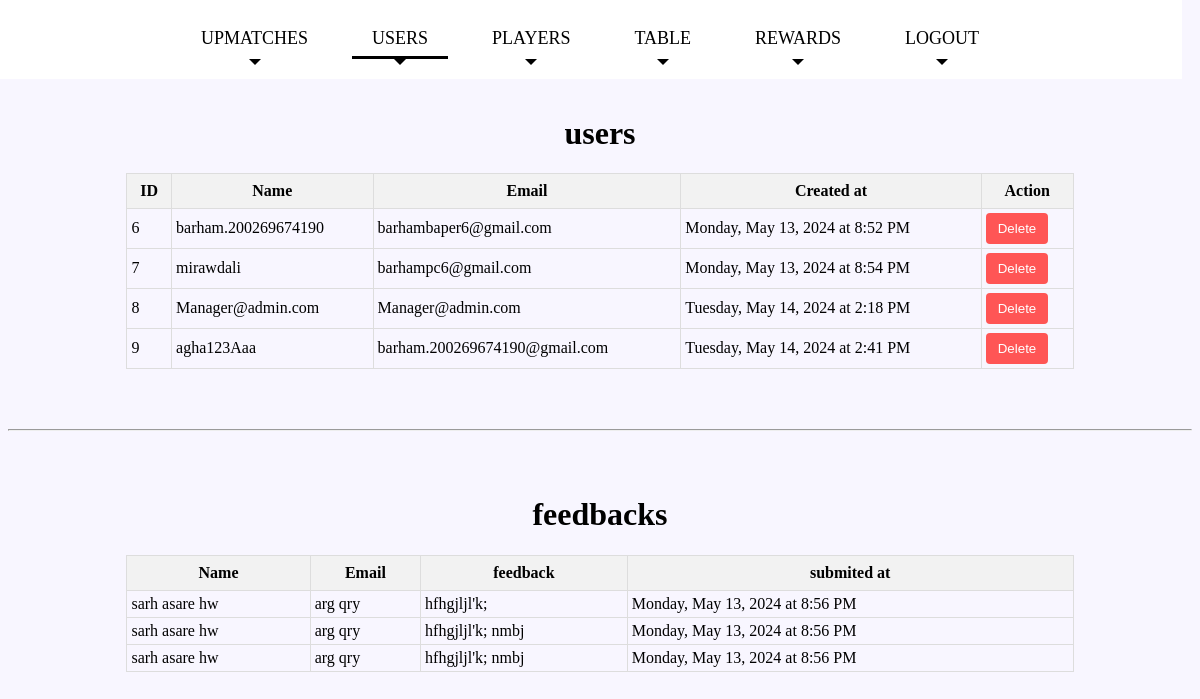
The app's page /main/Admin/AdminUser.php with its own data.
### tables this page shows
CREATE TABLE `users` (
  `ID` int(255) NOT NULL,
  `Name` varchar(100) NOT NULL,
  `Email` varchar(100) NOT NULL,
  `password` varchar(256) NOT NULL,
  `created_at` timestamp NOT NULL DEFAULT current_timestamp() ON UPDATE current_timestamp()
);

CREATE TABLE `feedback` (
  `id` int(11) NOT NULL,
  `Name` varchar(255) NOT NULL,
  `Email` varchar(255) NOT NULL,
  `Feedback` text NOT NULL,
  `created_at` timestamp NOT NULL DEFAULT current_timestamp() ON UPDATE current_timestamp()
);

### main/Admin/AdminUser.php (the view, shortened to what this page needs)
<?php
include('navbar.php');
?>
<!DOCTYPE html>
<html lang="en">
<head>
</head>
<body>
<h1 style="text-align: center;">users </h1>
<form action="AdminUser.php" method="post">
<table>
    <thead>
        <tr>
            <th>ID</th>
            <th>Name</th>
            <th>Email</th>
            <th>Created at </th>
      <th>Action</th>
        </tr>
    </thead>
    <tbody>
<?php
        include '../config.php';
        $sql = "SELECT * FROM users";
        $result = mysqli_query($conn, $sql);
        if (mysqli_num_rows($result) > 0) {
            while($row = mysqli_fetch_assoc($result)) {
                $timeString = $row['created_at'];
                $timestamp = strtotime($timeString);
                $formattedDate = date("l, F j, Y \\a\\t g:i A", $timestamp);
                echo "<tr>";
                echo "<td>" . $row['ID'] . "</td>";
                echo "<td>" . $row['Name'] . "</td>";
                echo "<td>" . $row['Email'] . "</td>";
                echo "<td>" . $formattedDate . "</td>";
                echo "<td><button class='delete-btn' type='submit' name='deleteuser' value='1'>Delete</button></td>";
                echo "</tr>";
            }
        } else {
            echo "<tr><td colspan='4'>No users found</td></tr>";
        }
         ?>
    </tbody>
</table>
</form>
<br>
<br>
<hr>
<br>
<br>
<h1 style="text-align: center;">feedbacks</h1>
 <form action="AdminUser.php" method="post">
<table>
    <thead>
        <tr>
             <th>Name</th>
            <th>Email</th>
            <th>feedback</th>
            <th>submited at </th>
        </tr>
    </thead>
    <tbody>
<?php
$sql = "SELECT * FROM `feedback`";
        $result = mysqli_query($conn, $sql);
        if (mysqli_num_rows($result) > 0) {
            while($row = mysqli_fetch_assoc($result)) {
                    if($row['Feedback']!=null){
                        $timeString = $row['created_at'];
                        $timestamp = strtotime($timeString);
                        $formattedDate = date("l, F j, Y \\a\\t g:i A", $timestamp);
                echo "<tr>";
                 echo "<td>" . $row['Name'] . "</td>";
                echo "<td>" . $row['Email'] . "</td>";
                echo "<td>" . $row['Feedback'] . "</td>";
                echo "<td>" . $formattedDate. "</td>";
                 echo "</tr>";
             }}
        } else {
            echo "<tr><td colspan='4'>No users found</td></tr>";
        }
        ?>
    </tbody>
</table>
</form>
</body>
</html>

### main/Admin/navbar.php (shortened to what this page needs)
</head>
<body>
<div class="navbar">
    <a href="admin.table.php" class="navbar-item" id="table">upMatches</a>
    <a href="AdminUser.php" class="navbar-item" id="users">Users</a>
    <a href="playerAdmin.php" class="navbar-item" id="about">players</a>
    <a href="adminTeam.php" class="navbar-item" id="team">Table</a>
    <a href="adminRewards.php" class="navbar-item" id="home">Rewards</a>
    <a href="../Home.php" class="navbar-item" id="logout">Logout</a>
</div>

### main/Admin/navbar.php (style rules this page uses)
.navbar { margin: -10px; width: 100%; background-color: #FFFFFF; color: #000000; text-align: center; padding: 20px 0; margin-bottom: 3%; }
.navbar-item { position: relative; display: inline-block; margin: 0 10px; padding: 10px 20px; font-size: 18px; text-transform: uppercase; text-decoration: none; color: inherit; }
.navbar-item::after { content: ""; position: absolute; bottom: -6px; left: calc(50% - 6px); width: 0; height: 0; border-left: 6px solid transparent; border-right: 6px solid transparent; border-top: 6px solid black; transition: all 0.3s ease; }
.navbar-item.active::before { content: ""; position: absolute; bottom: 0; left: 0; width: 100%; height: 3px; background-color: black; }

### main/Admin/AdminUser.php (style rules this page uses)
table { margin: 0 auto; border-collapse: collapse; width: 80%; }
th { text-align: center; border: 1px solid #dddddd; text-align: center; padding: 8px; }
td { text-align: center; border: 1px solid #dddddd; text-align: left; padding:4px; }
th { background-color: #f2f2f2; }
.delete-btn { background-color: #ff5555; color: white; border: none; padding: 8px 12px; border-radius: 4px; cursor: pointer; }
body { background-color: #f8f6ff!important; }

### records on screen
users: ID "6", Name "barham.200269674190", Email "barhambaper6@gmail.com", created_at "Monday, May 13, 2024 at 8:52 PM"
users: ID "7", Name "mirawdali", Email "barhampc6@gmail.com", created_at "Monday, May 13, 2024 at 8:54 PM"
users: ID "8", Name "Manager@admin.com", Email "Manager@admin.com", created_at "Tuesday, May 14, 2024 at 2:18 PM"
users: ID "9", Name "agha123Aaa", Email "barham.200269674190@gmail.com", created_at "Tuesday, May 14, 2024 at 2:41 PM"
feedback: Name "sarh asare hw", Email "arg qry", Feedback "hfhgjljl'k;", created_at "Monday, May 13, 2024 at 8:56 PM"
feedback: Name "sarh asare hw", Email "arg qry", Feedback "hfhgjljl'k; nmbj", created_at "Monday, May 13, 2024 at 8:56 PM"
feedback: Name "sarh asare hw", Email "arg qry", Feedback "hfhgjljl'k; nmbj", created_at "Monday, May 13, 2024 at 8:56 PM"
